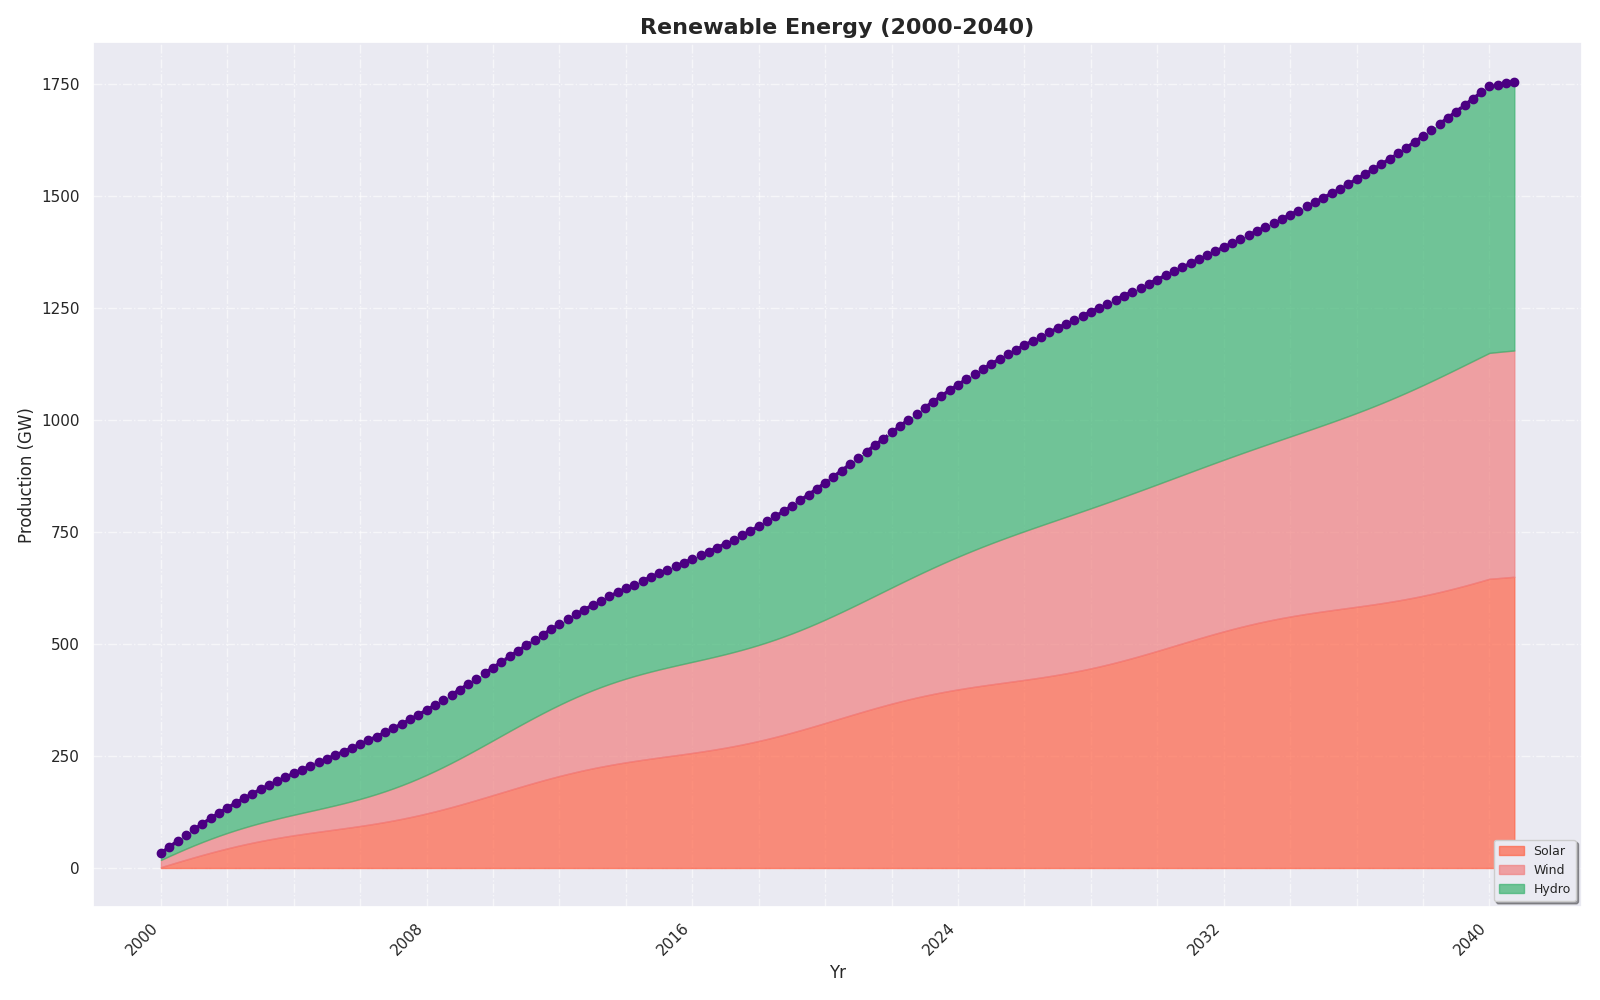

Write the Python code that produced this figure.
import matplotlib.pyplot as plt
import numpy as np

years = np.arange(2000, 2041, 0.25)

solar_energy = np.interp(years, np.arange(2000, 2041), np.linspace(2, 650, 41)) + 10 * np.sin(np.linspace(0, 8 * np.pi, len(years)))
wind_energy = solar_energy + np.interp(years, np.arange(2000, 2041), np.linspace(1, 490, 41)) + 15 * np.cos(np.linspace(0, 6 * np.pi, len(years)))
hydro_energy = wind_energy + np.interp(years, np.arange(2000, 2041), np.linspace(15, 600, 41)) + 20 * np.sin(np.linspace(0, 4 * np.pi, len(years)))

fig, ax = plt.subplots(figsize=(16, 10))

ax.fill_between(years, solar_energy, color='tomato', alpha=0.7, label='Solar')
ax.fill_between(years, solar_energy, wind_energy, color='lightcoral', alpha=0.7, label='Wind')
ax.fill_between(years, wind_energy, hydro_energy, color='mediumseagreen', alpha=0.7, label='Hydro')

ax.set_title('Renewable Energy (2000-2040)', fontsize=16, fontweight='bold')
ax.set_xlabel('Yr', fontsize=12)
ax.set_ylabel('Production (GW)', fontsize=12)

ax.set_xticks(years[::8])
ax.set_xticklabels([str(int(year)) if i % 4 == 0 else '' for i, year in enumerate(years[::8])], rotation=45, ha='right')

ax.grid(linestyle='-.', alpha=0.6)

ax.legend(loc='lower right', fontsize=9, shadow=True)

ax.plot(years, hydro_energy, color='indigo', linestyle='-.', linewidth=2.5, marker='o', label='Total')

plt.tight_layout()

plt.show()
